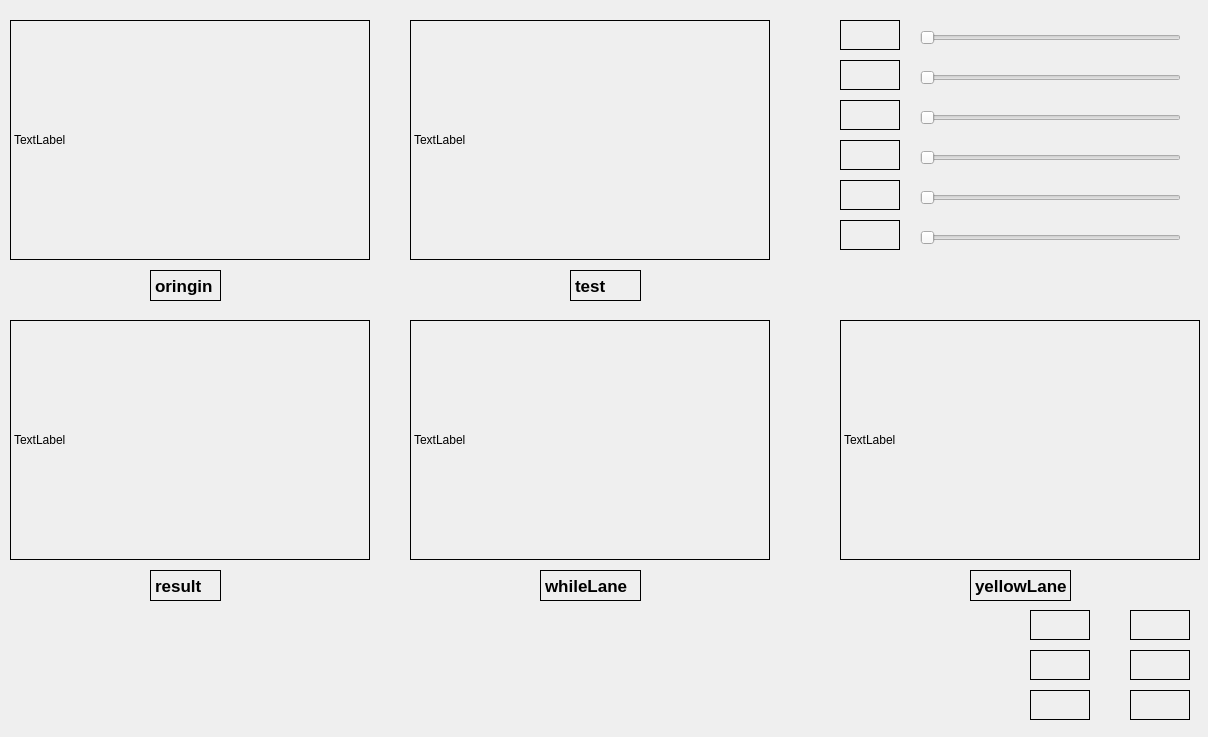
<?xml version="1.0" encoding="UTF-8"?>
<ui version="4.0">
 <class>MainWindowDesign</class>
 <widget class="QMainWindow" name="MainWindowDesign">
  <property name="geometry">
   <rect>
    <x>0</x>
    <y>0</y>
    <width>1208</width>
    <height>737</height>
   </rect>
  </property>
  <property name="windowTitle">
   <string>QRosApp</string>
  </property>
  <property name="windowIcon">
   <iconset resource="../resources/images.qrc">
    <normaloff>:/images/icon.png</normaloff>:/images/icon.png</iconset>
  </property>
  <property name="locale">
   <locale language="English" country="Australia"/>
  </property>
  <widget class="QWidget" name="centralwidget">
   <widget class="QLabel" name="origin">
    <property name="geometry">
     <rect>
      <x>10</x>
      <y>20</y>
      <width>360</width>
      <height>240</height>
     </rect>
    </property>
    <property name="autoFillBackground">
     <bool>true</bool>
    </property>
    <property name="frameShape">
     <enum>QFrame::Box</enum>
    </property>
    <property name="text">
     <string>TextLabel</string>
    </property>
   </widget>
   <widget class="QLabel" name="origin_text">
    <property name="geometry">
     <rect>
      <x>150</x>
      <y>270</y>
      <width>71</width>
      <height>31</height>
     </rect>
    </property>
    <property name="font">
     <font>
      <pointsize>13</pointsize>
      <weight>75</weight>
      <bold>true</bold>
     </font>
    </property>
    <property name="layoutDirection">
     <enum>Qt::LeftToRight</enum>
    </property>
    <property name="autoFillBackground">
     <bool>true</bool>
    </property>
    <property name="frameShape">
     <enum>QFrame::Box</enum>
    </property>
    <property name="text">
     <string>oringin</string>
    </property>
   </widget>
   <widget class="QLabel" name="test_text">
    <property name="geometry">
     <rect>
      <x>570</x>
      <y>270</y>
      <width>71</width>
      <height>31</height>
     </rect>
    </property>
    <property name="font">
     <font>
      <pointsize>13</pointsize>
      <weight>75</weight>
      <bold>true</bold>
      <stylestrategy>PreferAntialias</stylestrategy>
     </font>
    </property>
    <property name="layoutDirection">
     <enum>Qt::LeftToRight</enum>
    </property>
    <property name="autoFillBackground">
     <bool>true</bool>
    </property>
    <property name="frameShape">
     <enum>QFrame::Box</enum>
    </property>
    <property name="text">
     <string>test</string>
    </property>
   </widget>
   <widget class="QSlider" name="horizontalSlider_1">
    <property name="geometry">
     <rect>
      <x>920</x>
      <y>30</y>
      <width>261</width>
      <height>16</height>
     </rect>
    </property>
    <property name="maximum">
     <number>179</number>
    </property>
    <property name="orientation">
     <enum>Qt::Horizontal</enum>
    </property>
   </widget>
   <widget class="QLabel" name="label_1">
    <property name="geometry">
     <rect>
      <x>840</x>
      <y>20</y>
      <width>60</width>
      <height>30</height>
     </rect>
    </property>
    <property name="font">
     <font>
      <pointsize>15</pointsize>
      <weight>75</weight>
      <bold>true</bold>
     </font>
    </property>
    <property name="layoutDirection">
     <enum>Qt::LeftToRight</enum>
    </property>
    <property name="frameShape">
     <enum>QFrame::Box</enum>
    </property>
    <property name="text">
     <string/>
    </property>
   </widget>
   <widget class="QSlider" name="horizontalSlider_2">
    <property name="geometry">
     <rect>
      <x>920</x>
      <y>70</y>
      <width>261</width>
      <height>16</height>
     </rect>
    </property>
    <property name="maximum">
     <number>255</number>
    </property>
    <property name="orientation">
     <enum>Qt::Horizontal</enum>
    </property>
   </widget>
   <widget class="QLabel" name="label_2">
    <property name="geometry">
     <rect>
      <x>840</x>
      <y>60</y>
      <width>60</width>
      <height>30</height>
     </rect>
    </property>
    <property name="font">
     <font>
      <pointsize>15</pointsize>
      <weight>75</weight>
      <bold>true</bold>
     </font>
    </property>
    <property name="layoutDirection">
     <enum>Qt::LeftToRight</enum>
    </property>
    <property name="frameShape">
     <enum>QFrame::Box</enum>
    </property>
    <property name="text">
     <string/>
    </property>
   </widget>
   <widget class="QSlider" name="horizontalSlider_3">
    <property name="geometry">
     <rect>
      <x>920</x>
      <y>110</y>
      <width>261</width>
      <height>16</height>
     </rect>
    </property>
    <property name="maximum">
     <number>255</number>
    </property>
    <property name="orientation">
     <enum>Qt::Horizontal</enum>
    </property>
   </widget>
   <widget class="QLabel" name="label_3">
    <property name="geometry">
     <rect>
      <x>840</x>
      <y>100</y>
      <width>60</width>
      <height>30</height>
     </rect>
    </property>
    <property name="font">
     <font>
      <pointsize>15</pointsize>
      <weight>75</weight>
      <bold>true</bold>
     </font>
    </property>
    <property name="layoutDirection">
     <enum>Qt::LeftToRight</enum>
    </property>
    <property name="frameShape">
     <enum>QFrame::Box</enum>
    </property>
    <property name="text">
     <string/>
    </property>
   </widget>
   <widget class="QSlider" name="horizontalSlider_4">
    <property name="geometry">
     <rect>
      <x>920</x>
      <y>150</y>
      <width>261</width>
      <height>16</height>
     </rect>
    </property>
    <property name="maximum">
     <number>179</number>
    </property>
    <property name="orientation">
     <enum>Qt::Horizontal</enum>
    </property>
   </widget>
   <widget class="QLabel" name="label_4">
    <property name="geometry">
     <rect>
      <x>840</x>
      <y>140</y>
      <width>60</width>
      <height>30</height>
     </rect>
    </property>
    <property name="font">
     <font>
      <pointsize>15</pointsize>
      <weight>75</weight>
      <bold>true</bold>
     </font>
    </property>
    <property name="layoutDirection">
     <enum>Qt::LeftToRight</enum>
    </property>
    <property name="frameShape">
     <enum>QFrame::Box</enum>
    </property>
    <property name="text">
     <string/>
    </property>
   </widget>
   <widget class="QSlider" name="horizontalSlider_5">
    <property name="geometry">
     <rect>
      <x>920</x>
      <y>190</y>
      <width>261</width>
      <height>16</height>
     </rect>
    </property>
    <property name="maximum">
     <number>255</number>
    </property>
    <property name="orientation">
     <enum>Qt::Horizontal</enum>
    </property>
   </widget>
   <widget class="QLabel" name="label_5">
    <property name="geometry">
     <rect>
      <x>840</x>
      <y>180</y>
      <width>60</width>
      <height>30</height>
     </rect>
    </property>
    <property name="font">
     <font>
      <pointsize>15</pointsize>
      <weight>75</weight>
      <bold>true</bold>
     </font>
    </property>
    <property name="layoutDirection">
     <enum>Qt::LeftToRight</enum>
    </property>
    <property name="frameShape">
     <enum>QFrame::Box</enum>
    </property>
    <property name="text">
     <string/>
    </property>
   </widget>
   <widget class="QSlider" name="horizontalSlider_6">
    <property name="geometry">
     <rect>
      <x>920</x>
      <y>230</y>
      <width>261</width>
      <height>16</height>
     </rect>
    </property>
    <property name="maximum">
     <number>255</number>
    </property>
    <property name="orientation">
     <enum>Qt::Horizontal</enum>
    </property>
   </widget>
   <widget class="QLabel" name="label_6">
    <property name="geometry">
     <rect>
      <x>840</x>
      <y>220</y>
      <width>60</width>
      <height>30</height>
     </rect>
    </property>
    <property name="font">
     <font>
      <pointsize>15</pointsize>
      <weight>75</weight>
      <bold>true</bold>
     </font>
    </property>
    <property name="layoutDirection">
     <enum>Qt::LeftToRight</enum>
    </property>
    <property name="frameShape">
     <enum>QFrame::Box</enum>
    </property>
    <property name="text">
     <string/>
    </property>
   </widget>
   <widget class="QLabel" name="test">
    <property name="geometry">
     <rect>
      <x>410</x>
      <y>20</y>
      <width>360</width>
      <height>240</height>
     </rect>
    </property>
    <property name="autoFillBackground">
     <bool>true</bool>
    </property>
    <property name="frameShape">
     <enum>QFrame::Box</enum>
    </property>
    <property name="text">
     <string>TextLabel</string>
    </property>
   </widget>
   <widget class="QLabel" name="whitelane">
    <property name="geometry">
     <rect>
      <x>410</x>
      <y>320</y>
      <width>360</width>
      <height>240</height>
     </rect>
    </property>
    <property name="autoFillBackground">
     <bool>true</bool>
    </property>
    <property name="frameShape">
     <enum>QFrame::Box</enum>
    </property>
    <property name="text">
     <string>TextLabel</string>
    </property>
   </widget>
   <widget class="QLabel" name="whitelane_text">
    <property name="geometry">
     <rect>
      <x>540</x>
      <y>570</y>
      <width>101</width>
      <height>31</height>
     </rect>
    </property>
    <property name="font">
     <font>
      <pointsize>13</pointsize>
      <weight>75</weight>
      <bold>true</bold>
     </font>
    </property>
    <property name="layoutDirection">
     <enum>Qt::LeftToRight</enum>
    </property>
    <property name="autoFillBackground">
     <bool>true</bool>
    </property>
    <property name="frameShape">
     <enum>QFrame::Box</enum>
    </property>
    <property name="text">
     <string>whileLane</string>
    </property>
   </widget>
   <widget class="QLabel" name="yellowlane_text">
    <property name="geometry">
     <rect>
      <x>970</x>
      <y>570</y>
      <width>101</width>
      <height>31</height>
     </rect>
    </property>
    <property name="font">
     <font>
      <pointsize>13</pointsize>
      <weight>75</weight>
      <bold>true</bold>
     </font>
    </property>
    <property name="layoutDirection">
     <enum>Qt::LeftToRight</enum>
    </property>
    <property name="autoFillBackground">
     <bool>true</bool>
    </property>
    <property name="frameShape">
     <enum>QFrame::Box</enum>
    </property>
    <property name="text">
     <string>yellowLane</string>
    </property>
   </widget>
   <widget class="QLabel" name="yellowlane">
    <property name="geometry">
     <rect>
      <x>840</x>
      <y>320</y>
      <width>360</width>
      <height>240</height>
     </rect>
    </property>
    <property name="autoFillBackground">
     <bool>true</bool>
    </property>
    <property name="frameShape">
     <enum>QFrame::Box</enum>
    </property>
    <property name="text">
     <string>TextLabel</string>
    </property>
   </widget>
   <widget class="QLabel" name="label_7">
    <property name="geometry">
     <rect>
      <x>1030</x>
      <y>610</y>
      <width>60</width>
      <height>30</height>
     </rect>
    </property>
    <property name="font">
     <font>
      <pointsize>15</pointsize>
      <weight>75</weight>
      <bold>true</bold>
     </font>
    </property>
    <property name="layoutDirection">
     <enum>Qt::LeftToRight</enum>
    </property>
    <property name="frameShape">
     <enum>QFrame::Box</enum>
    </property>
    <property name="text">
     <string/>
    </property>
   </widget>
   <widget class="QLabel" name="label_8">
    <property name="geometry">
     <rect>
      <x>1130</x>
      <y>610</y>
      <width>60</width>
      <height>30</height>
     </rect>
    </property>
    <property name="font">
     <font>
      <pointsize>15</pointsize>
      <weight>75</weight>
      <bold>true</bold>
     </font>
    </property>
    <property name="layoutDirection">
     <enum>Qt::LeftToRight</enum>
    </property>
    <property name="frameShape">
     <enum>QFrame::Box</enum>
    </property>
    <property name="text">
     <string/>
    </property>
   </widget>
   <widget class="QLabel" name="label_9">
    <property name="geometry">
     <rect>
      <x>1030</x>
      <y>650</y>
      <width>60</width>
      <height>30</height>
     </rect>
    </property>
    <property name="font">
     <font>
      <pointsize>15</pointsize>
      <weight>75</weight>
      <bold>true</bold>
     </font>
    </property>
    <property name="layoutDirection">
     <enum>Qt::LeftToRight</enum>
    </property>
    <property name="frameShape">
     <enum>QFrame::Box</enum>
    </property>
    <property name="text">
     <string/>
    </property>
   </widget>
   <widget class="QLabel" name="label_10">
    <property name="geometry">
     <rect>
      <x>1130</x>
      <y>650</y>
      <width>60</width>
      <height>30</height>
     </rect>
    </property>
    <property name="font">
     <font>
      <pointsize>15</pointsize>
      <weight>75</weight>
      <bold>true</bold>
     </font>
    </property>
    <property name="layoutDirection">
     <enum>Qt::LeftToRight</enum>
    </property>
    <property name="frameShape">
     <enum>QFrame::Box</enum>
    </property>
    <property name="text">
     <string/>
    </property>
   </widget>
   <widget class="QLabel" name="label_11">
    <property name="geometry">
     <rect>
      <x>1030</x>
      <y>690</y>
      <width>60</width>
      <height>30</height>
     </rect>
    </property>
    <property name="font">
     <font>
      <pointsize>15</pointsize>
      <weight>75</weight>
      <bold>true</bold>
     </font>
    </property>
    <property name="layoutDirection">
     <enum>Qt::LeftToRight</enum>
    </property>
    <property name="frameShape">
     <enum>QFrame::Box</enum>
    </property>
    <property name="text">
     <string/>
    </property>
   </widget>
   <widget class="QLabel" name="label_12">
    <property name="geometry">
     <rect>
      <x>1130</x>
      <y>690</y>
      <width>60</width>
      <height>30</height>
     </rect>
    </property>
    <property name="font">
     <font>
      <pointsize>15</pointsize>
      <weight>75</weight>
      <bold>true</bold>
     </font>
    </property>
    <property name="layoutDirection">
     <enum>Qt::LeftToRight</enum>
    </property>
    <property name="frameShape">
     <enum>QFrame::Box</enum>
    </property>
    <property name="text">
     <string/>
    </property>
   </widget>
   <widget class="QLabel" name="result_text">
    <property name="geometry">
     <rect>
      <x>150</x>
      <y>570</y>
      <width>71</width>
      <height>31</height>
     </rect>
    </property>
    <property name="font">
     <font>
      <pointsize>13</pointsize>
      <weight>75</weight>
      <bold>true</bold>
     </font>
    </property>
    <property name="layoutDirection">
     <enum>Qt::LeftToRight</enum>
    </property>
    <property name="autoFillBackground">
     <bool>true</bool>
    </property>
    <property name="frameShape">
     <enum>QFrame::Box</enum>
    </property>
    <property name="text">
     <string>result</string>
    </property>
   </widget>
   <widget class="QLabel" name="result">
    <property name="geometry">
     <rect>
      <x>10</x>
      <y>320</y>
      <width>360</width>
      <height>240</height>
     </rect>
    </property>
    <property name="autoFillBackground">
     <bool>true</bool>
    </property>
    <property name="frameShape">
     <enum>QFrame::Box</enum>
    </property>
    <property name="text">
     <string>TextLabel</string>
    </property>
   </widget>
  </widget>
  <action name="action_Quit">
   <property name="text">
    <string>&amp;Quit</string>
   </property>
   <property name="shortcut">
    <string>Ctrl+Q</string>
   </property>
   <property name="shortcutContext">
    <enum>Qt::ApplicationShortcut</enum>
   </property>
  </action>
  <action name="action_Preferences">
   <property name="text">
    <string>&amp;Preferences</string>
   </property>
  </action>
  <action name="actionAbout">
   <property name="text">
    <string>&amp;About</string>
   </property>
  </action>
  <action name="actionAbout_Qt">
   <property name="text">
    <string>About &amp;Qt</string>
   </property>
  </action>
 </widget>
 <resources>
  <include location="../resources/images.qrc"/>
 </resources>
 <connections>
  <connection>
   <sender>action_Quit</sender>
   <signal>triggered()</signal>
   <receiver>MainWindowDesign</receiver>
   <slot>close()</slot>
   <hints>
    <hint type="sourcelabel">
     <x>-1</x>
     <y>-1</y>
    </hint>
    <hint type="destinationlabel">
     <x>399</x>
     <y>299</y>
    </hint>
   </hints>
  </connection>
 </connections>
</ui>
